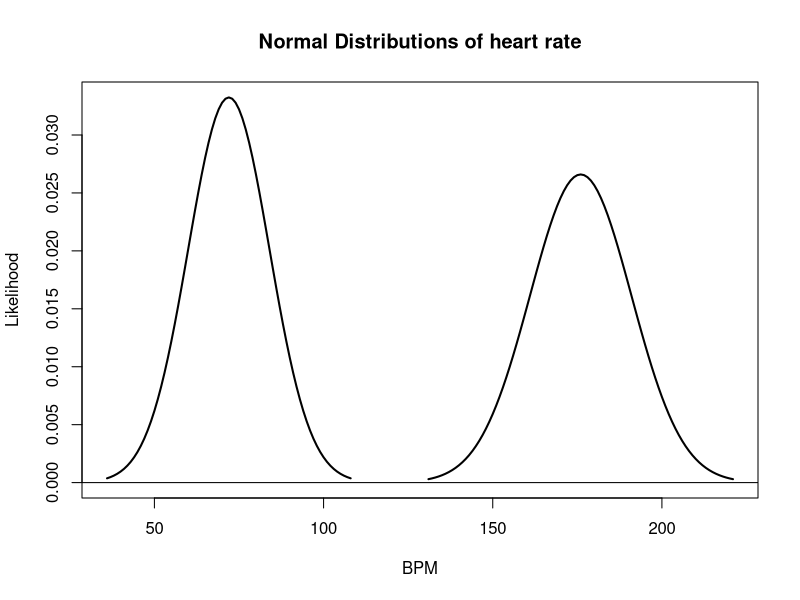
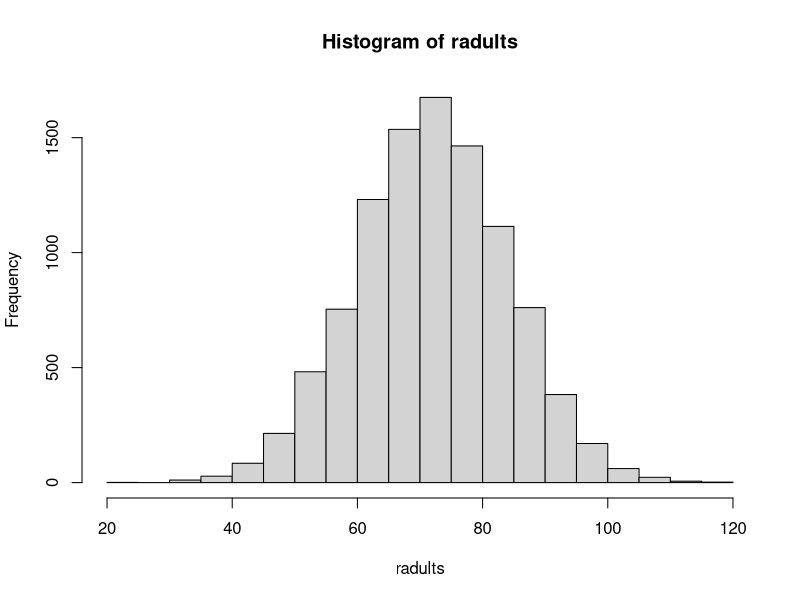
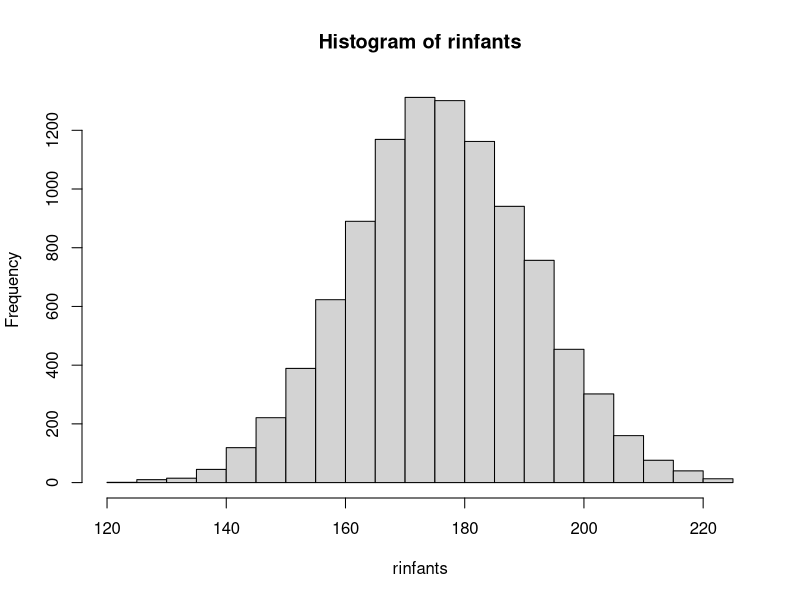
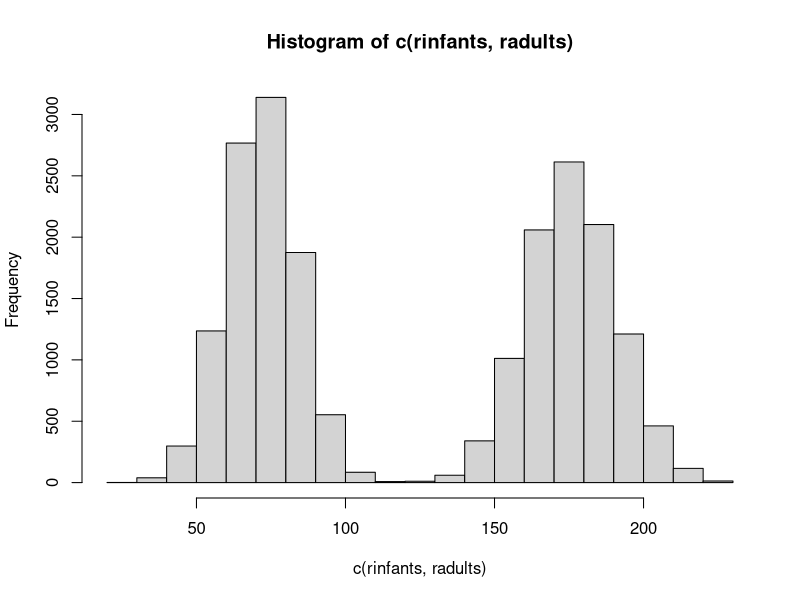

These figures' R source, in order:
plotpdfs<-function(x1, x2, pdf1, pdf2){
  plot(c(min(c(x1,x2)),max(c(x1,x2))), c(0,max(c(pdf1,pdf2))),
         type='n', ylab='Likelihood', main="Normal Distributions of heart rate", 
         xlab="BPM")
  lines(x1, pdf1, lwd=2)
  lines(x2, pdf2, lwd=2)
  abline(h=0)
}

# The rate at which your heart beats 
# (well, maybe not YOUR heart, but people's hearts in general)
# while at rest is approximately normal with mean 72 BPM
# and standard deviation of 12 BPM
# For newborn infants the distribution is N(176, 15)

# Let's create the PDF for both distributions
muA=72; muI=176
sdA=12; sdI=15
xAdult<-(muA-3*sdA):(muA+3*sdA)
xInfant<-(muI-3*sdI):(muI+3*sdI)

pdfAdult=1/(sdA*sqrt(2*pi))*exp(-.5*(xAdult-muA)^2/sdA^2)
pdfInfant=1/(sdI*sqrt(2*pi))*exp(-.5*(xInfant-muI)^2/sdI^2)

plotpdfs(xAdult, xInfant, pdfAdult, pdfInfant)

# dnorm will give us the PMF values
dnorm(60, mean=muA, sd=sdA)
1/(sdA*sqrt(2*pi))*exp(-.5*(60-muA)^2/sdA^2)

# pnorm will give the cumulative PMF values
#  Let's recreate the 68, 95, 99.7 rule
pnorm(1)-pnorm(-1)
pnorm(muA+1*sdA, mean=muA, sd=sdA)-pnorm(muA-1*sdA, mean=muA, sd=sdA)
pnorm(muI+1*sdI, mean=muI, sd=sdI)-pnorm(muI-1*sdI, mean=muI, sd=sdI)

pnorm(2)-pnorm(-2)
pnorm(3)-pnorm(-3)

pnorm(muA+2*sdA, mean=muA, sd=sdA)-pnorm(muA-2*sdA, mean=muA, sd=sdA)
pnorm(muI+3*sdI, mean=muI, sd=sdI)-pnorm(muI-3*sdI, mean=muI, sd=sdI)

# qnorm will find quantiles
((qnorm(.9, mean=muA, sd=sdA)-muA)/sdA)*sdI+muI
pnorm(195.2233, mean=muI, sd=sdI)

# rnorm will generate random data
radults=rnorm(10000, mean=muA, sd=sdA)
rinfants=rnorm(10000, mean=muI, sd=sdI)
hist(radults)
hist(rinfants)
hist(c(rinfants,radults))
